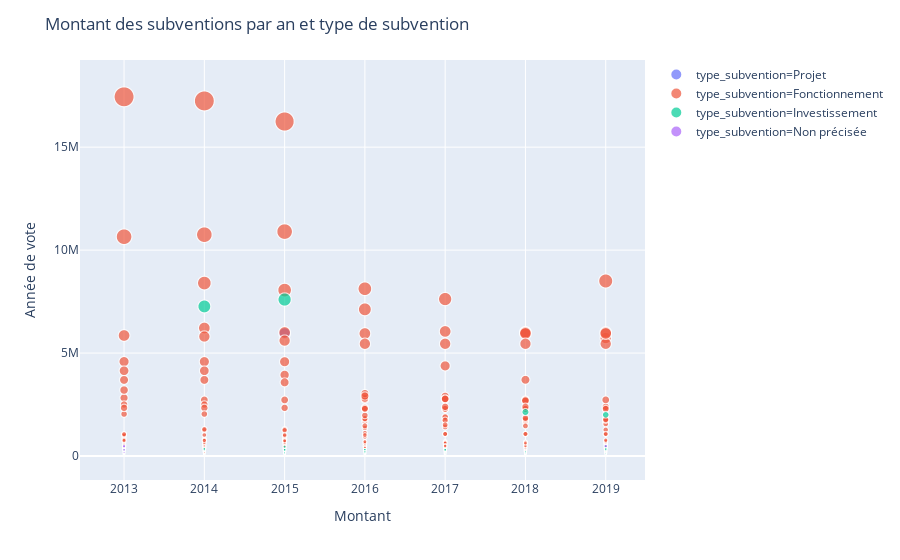

This figure's notebook cell:
### Code cell
df = px.data.iris()
fig = px.scatter(df_culture_arts, x="annee_vote", y="montant", color="type_subvention",
                 size='montant', hover_data=['nom_beneficiaire'])
fig.update_layout(
    title="Montant des subventions par an et type de subvention",
    xaxis_title="Montant",
    yaxis_title="Année de vote")
fig.show()

### Figure 1 — Plotly figure (JSON) as saved in the notebook; plotly's stock layout.template omitted (floating-point values rounded to 4 significant figures; data arrays with more than 128 entries replaced by an {"elided": "..."} marker saying what was removed)
{"data": [{"customdata": {"elided": "6642x1 str values"}, "hoverlabel": {"namelength": 0}, "hovertemplate": "type_subvention=Projet<br>annee_vote=%{x}<br>montant=%{marker.size}<br>nom_beneficiaire=%{customdata[0]}", "legendgroup": "type_subvention=Projet", "marker": {"color": "#636efa", "size": {"elided": "6642 int values"}, "sizemode": "area", "sizeref": 43615, "symbol": "circle"}, "mode": "markers", "name": "type_subvention=Projet", "showlegend": true, "type": "scattergl", "x": {"elided": "6642 int values"}, "xaxis": "x", "y": {"elided": "6642 int values"}, "yaxis": "y"}, {"customdata": {"elided": "5706x1 str values"}, "hoverlabel": {"namelength": 0}, "hovertemplate": "type_subvention=Fonctionnement<br>annee_vote=%{x}<br>montant=%{marker.size}<br>nom_beneficiaire=%{customdata[0]}", "legendgroup": "type_subvention=Fonctionnement", "marker": {"color": "#EF553B", "size": {"elided": "5706 int values"}, "sizemode": "area", "sizeref": 43615, "symbol": "circle"}, "mode": "markers", "name": "type_subvention=Fonctionnement", "showlegend": true, "type": "scattergl", "x": {"elided": "5706 int values"}, "xaxis": "x", "y": {"elided": "5706 int values"}, "yaxis": "y"}, {"customdata": {"elided": "392x1 str values"}, "hoverlabel": {"namelength": 0}, "hovertemplate": "type_subvention=Investissement<br>annee_vote=%{x}<br>montant=%{marker.size}<br>nom_beneficiaire=%{customdata[0]}", "legendgroup": "type_subvention=Investissement", "marker": {"color": "#00cc96", "size": {"elided": "392 int values"}, "sizemode": "area", "sizeref": 43615, "symbol": "circle"}, "mode": "markers", "name": "type_subvention=Investissement", "showlegend": true, "type": "scattergl", "x": {"elided": "392 int values"}, "xaxis": "x", "y": {"elided": "392 int values"}, "yaxis": "y"}, {"customdata": {"elided": "359x1 str values"}, "hoverlabel": {"namelength": 0}, "hovertemplate": "type_subvention=Non précisée<br>annee_vote=%{x}<br>montant=%{marker.size}<br>nom_beneficiaire=%{customdata[0]}", "legendgroup": "type_subvention=Non précisée", "marker": {"color": "#ab63fa", "size": {"elided": "359 int values"}, "sizemode": "area", "sizeref": 43615, "symbol": "circle"}, "mode": "markers", "name": "type_subvention=Non précisée", "showlegend": true, "type": "scattergl", "x": {"elided": "359 int values"}, "xaxis": "x", "y": {"elided": "359 int values"}, "yaxis": "y"}], "layout": {"legend": {"itemsizing": "constant", "tracegroupgap": 0}, "margin": {"t": 60}, "title": {"text": "Montant des subventions par an et type de subvention"}, "xaxis": {"anchor": "y", "domain": [0, 1], "title": {"text": "Montant"}}, "yaxis": {"anchor": "x", "domain": [0, 1], "title": {"text": "Année de vote"}}}}
